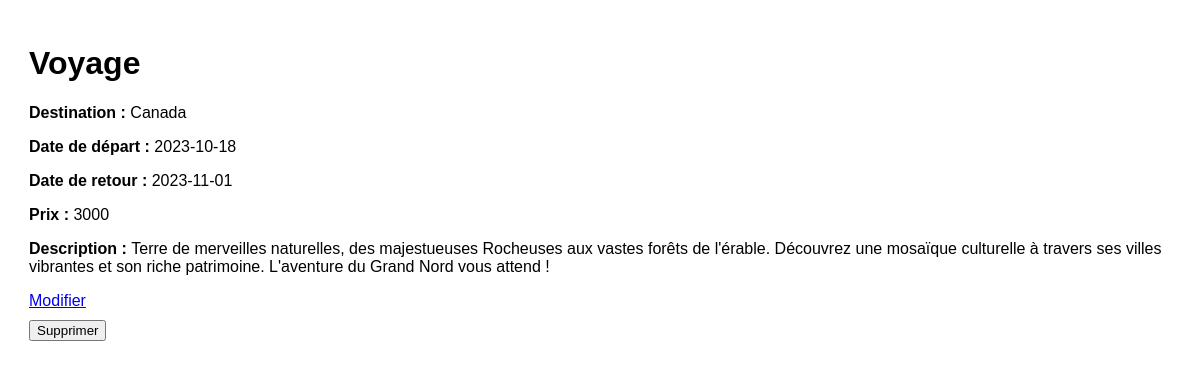
The page /PHP/voyage-show.php?id=1 on the database its author committed.
### tables this page shows
CREATE TABLE `voyage` (
  `id` int(11) NOT NULL,
  `destination` varchar(45) NOT NULL,
  `date_depart` date NOT NULL,
  `date_retour` date NOT NULL,
  `prix` double NOT NULL,
  `description` text NOT NULL
);

### PHP/classe/CRUD.php (called while the page is built, shortened)
<?php
class CRUD extends PDO {
    public function selectId($table, $value, $field = 'id'){
        $sql="SELECT * FROM $table WHERE $field = '$value'";
        $stmt = $this->query($sql);
        $count = $stmt->rowCount();
        if($count == 1){
            return $stmt->fetch();
        }else{
            header('location:index.php');
        }
    }
}
?>

### PHP/voyage-show.php (the view, shortened to what this page needs)
<?php
if(isset($_GET['id']) && $_GET['id'] != null){
    $id = $_GET['id'];
    require_once('classe/CRUD.php');
    $crud = new CRUD;
    $voyage = $crud->selectId('voyage', $id);
    extract($voyage);
}
else{
    header('location:index.php');
}
?>
<!DOCTYPE html>
<html lang="en">
<head>
    <link rel="stylesheet" type="text/css" href="./css/styles.css">
</head>
<body>
    <main>
        <h1>Voyage</h1>
        <p><strong>Destination : </strong><?= $destination; ?></p>
        <p><strong>Date de départ : </strong><?= $date_depart; ?></p>
        <p><strong>Date de retour : </strong><?= $date_retour; ?></p>
        <p><strong>Prix : </strong><?= $prix; ?></p>
        <p><strong>Description : </strong><?= $description; ?></p>
        <a href="voyage-edit.php?id=<?= $id; ?>">Modifier</a>
        <form action="voyage-delete.php" method="POST">
            <input type="submit" value="Supprimer">
        </form>
    </main>
</body>
</html>

### PHP/css/styles.css (style rules this page uses)
body { font-family: Arial, Helvetica, sans-serif; }
main { margin: 5px; }
input, label { display: block; margin-top: 10px; }
main, th, td { padding: 1rem; }
table, a, input, label { margin-bottom: 10px; }

### rows shown on the page
voyage: destination "Canada", date_depart "2023-10-18", date_retour "2023-11-01", prix "3000", description "Terre de merveilles naturelles, des majestueuses Rocheuses aux vastes forêts de l'érable. Découvrez une mosaïque culturelle à travers ses villes vibrantes et son riche patrimoine. L'aventure du Grand Nord vous attend !"
